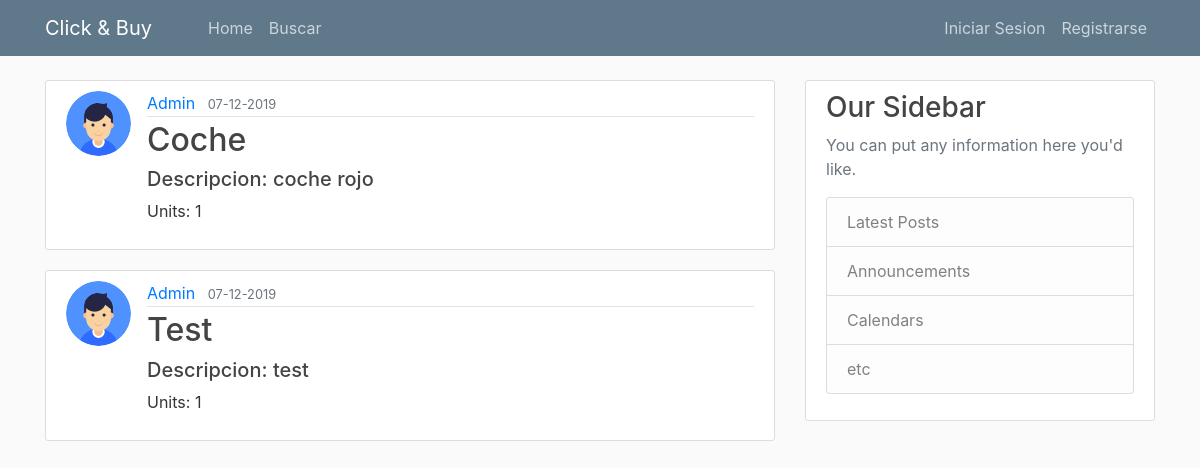
The page /home on the database its author committed.
### clickbuy/models.py (models this page shows, shortened)
class Products(db.Model):
    id = db.Column(db.Integer, primary_key=True)
    nameArt = db.Column(db.String, nullable=False)
    date_posted = db.Column(db.DateTime, nullable=False, default=datetime.utcnow)
    content = db.Column(db.String, nullable=False)
    units = db.Column(db.Integer, nullable=False)
    user_id = db.Column(db.Integer, db.ForeignKey('user.id'), nullable=False)

class User(db.Model, UserMixin):
    id = db.Column(db.Integer, primary_key=True)
    username = db.Column(db.String(20), unique=True, nullable=False)
    email = db.Column(db.String(120), unique=True, nullable=False)
    image_file = db.Column(db.String(20), nullable=False, default='default.png')
    password = db.Column(db.String(60), nullable=False)
    products = db.relationship('Products', backref='author', lazy=True)

### clickbuy/routes.py (the view)
@app.route('/')
@app.route('/home')
def home():
    products = Products.query.all()
    return render_template('home.html', products=products)

### clickbuy/templates/home.html
{% extends "layout.html" %}
{% block content %}
    {% for products in products %}
        <article class="media content-section">
          <img class="rounded-circle article-img" src="{{ url_for('static', filename='profile_pics/' + products.author.image_file) }}">
          <div class="media-body">
            <div class="article-metadata">
              <a class="mr-2" href="#">{{ products.author.username}}</a>
              <small class="text-muted">{{ products.date_posted.strftime('%d-%m-%Y') }}</small>
            </div>
            <h2><a class="article-title" href="#">{{ products.nameArt }}</a></h2>
            <h5><a class="article-title" href="#">Descripcion: {{ products.content }}</a></h5>
            <p class="article-content"> Units: {{ products.units }}</p>
          </div>
        </article>
    {% endfor %}
{% endblock content %}

### clickbuy/templates/layout.html (shortened to what this page needs)
<!DOCTYPE html>
<html lang="en">
<head>
    <link rel="stylesheet" href="https://stackpath.bootstrapcdn.com/bootstrap/4.3.1/css/bootstrap.min.css">
    <link rel="stylesheet" type = "text/css" href="{{ url_for('static', filename='main.css') }}">
</head>
<body>
    <header class="site-header">
      <nav class="navbar navbar-expand-md navbar-dark bg-steel fixed-top">
        <div class="container">
          <a class="navbar-brand mr-5" href="/">Click & Buy</a>
          <div class="collapse navbar-collapse" id="navbarToggle">
            <div class="navbar-nav mr-auto">
              <a class="nav-item nav-link" href="/">Home</a>
              <a class="nav-item nav-link" href="/search">Buscar</a>
            </div>
            <div class="navbar-nav">
              {% if current_user.is_authenticated %}
                <a class="nav-item nav-link" href="/account">Mi Cuenta</a>
                <a class="nav-item nav-link" href="/logout">Cerrar Sesion</a>
              {% else %}
                <a class="nav-item nav-link" href="/login">Iniciar Sesion</a>
                 <a class="nav-item nav-link" href="/register">Registrarse</a>
              {% endif %}
            </div>
          </div>
        </div>
      </nav>
    </header>
    <main role="main" class="container">
      <div class="row">
        <div class="col-md-8">
            {% block content %}{% endblock %}
        </div>
        <div class="col-md-4">
          <div class="content-section">
            <h3>Our Sidebar</h3>
            <p class='text-muted'>You can put any information here you'd like.
              <ul class="list-group">
                <li class="list-group-item list-group-item-light">Latest Posts</li>
                <li class="list-group-item list-group-item-light">Announcements</li>
                <li class="list-group-item list-group-item-light">Calendars</li>
                <li class="list-group-item list-group-item-light">etc</li>
              </ul>
            </p>
          </div>
        </div>
      </div>
    </main>
</body>
</html>

### clickbuy/static/main.css (style rules this page uses)
body { background: #fafafa; color: #333333; margin-top: 5rem; }
h1, h2, h3, h4, h5, h6 { color: #444444; }
.bg-steel { background-color: #5f788a; }
.site-header .navbar-nav .nav-link { color: #cbd5db; }
.content-section { background: #ffffff; padding: 10px 20px; border: 1px solid #dddddd; border-radius: 3px; margin-bottom: 20px; }
.article-title { color: #444444; }
.article-content { white-space: pre-line; }
.article-img { height: 65px; width: 65px; margin-right: 16px; }
.article-metadata { padding-bottom: 1px; margin-bottom: 4px; border-bottom: 1px solid #e3e3e3 }

### rows shown on the page
Products: image_file (placeholder picture), author.username "Admin", date_posted "07-12-2019", nameArt "Coche", content "coche rojo", units "1"
Products: image_file (placeholder picture), author.username "Admin", date_posted "07-12-2019", nameArt "Test", content "test", units "1"
